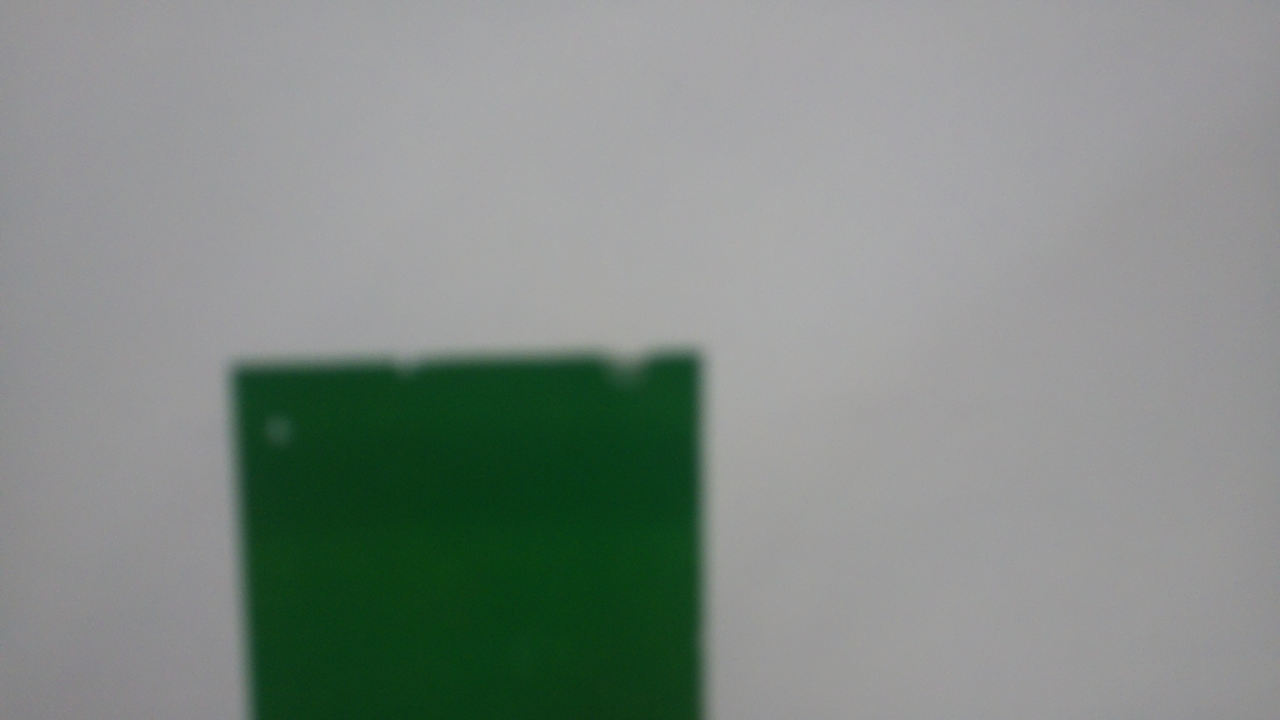
#> input picture fotos/1.04.2026.png, 1280 x 720 px, given in place of the camera
$ python teste1.py
#> lines starting #> are read from the running program, lines starting #| are printed output that depends on the picture; after the words box and inside, x2 and y2 are one past the last pixel; in counts of white or black regions, pixels touching at a corner belong together
import cv2
import numpy as np
import time

class DetectorVitimas:
    def __init__(self):
        # Definição dos limites HSV (ajustar na calibração no dia)
        self.cores = {
            "VERMELHO": {
                "baixo1": np.array([0, 150, 70]), "alto1": np.array([10, 255, 255]),
                "baixo2": np.array([170, 150, 70]), "alto2": np.array([180, 255, 255]),
                "kits": 2 # Regra 5.6.5.b.i [cite: 631]
            },
            "AMARELO": {
                "baixo": np.array([20, 100, 100]), "alto": np.array([30, 255, 255]),
                "kits": 1 # Regra 5.6.5.b.ii [cite: 632]
            },
            "VERDE": {
                "baixo": np.array([40, 70, 70]), "alto": np.array([80, 255, 255]),
                "kits": 0 # Regra 5.6.5.b.iii [cite: 633]
            }
        }

    def processar_frame(self, frame):
        hsv = cv2.cvtColor(frame, cv2.COLOR_BGR2HSV)

        for nome, limites in self.cores.items():
            if nome == "VERMELHO":
                mask = cv2.add(cv2.inRange(hsv, limites["baixo1"], limites["alto1"]),
                               cv2.inRange(hsv, limites["baixo2"], limites["alto2"]))
            else:
                mask = cv2.inRange(hsv, limites["baixo"], limites["alto"])

            # Filtro morfológico para remover ruído
            mask = cv2.morphologyEx(mask, cv2.MORPH_OPEN, np.ones((5,5), np.uint8))
            contornos, _ = cv2.findContours(mask, cv2.RETR_EXTERNAL, cv2.CHAIN_APPROX_SIMPLE)

            for c in contornos:
                area = cv2.contourArea(c)
                if area > 1000: # Ajustar conforme a distância da câmera
                    return nome, limites["kits"]
        return None, 0

print("Iniciando camera")
# Inicia a câmera e define a resolução de imagem
cap = cv2.VideoCapture(0)
cap.set(cv2.CAP_PROP_FRAME_WIDTH, 320)
cap.set(cv2.CAP_PROP_FRAME_HEIGHT, 240)
print("Camera iniciada")

detector = DetectorVitimas()

while True:
    sucesso, frame = cap.read()
#> frame is the input picture: shape (720, 1280, 3); mean B, G, R 133.4, 139.2, 130.5

    nome, kits = detector.processar_frame(frame)
#> in processar_frame, `hsv = cv2.cvtColor(frame, cv2.COLOR_BGR2HSV)`: hsv: shape (720, 1280, 3); mean H, S, V 89.4, 38.8, 140.4
#> the loop in processar_frame, `for nome, limites in self.cores.items():` made 3 passes
#> pass 3, in processar_frame, `mask = cv2.inRange(hsv, limites["baixo"], limites["alto"])`:
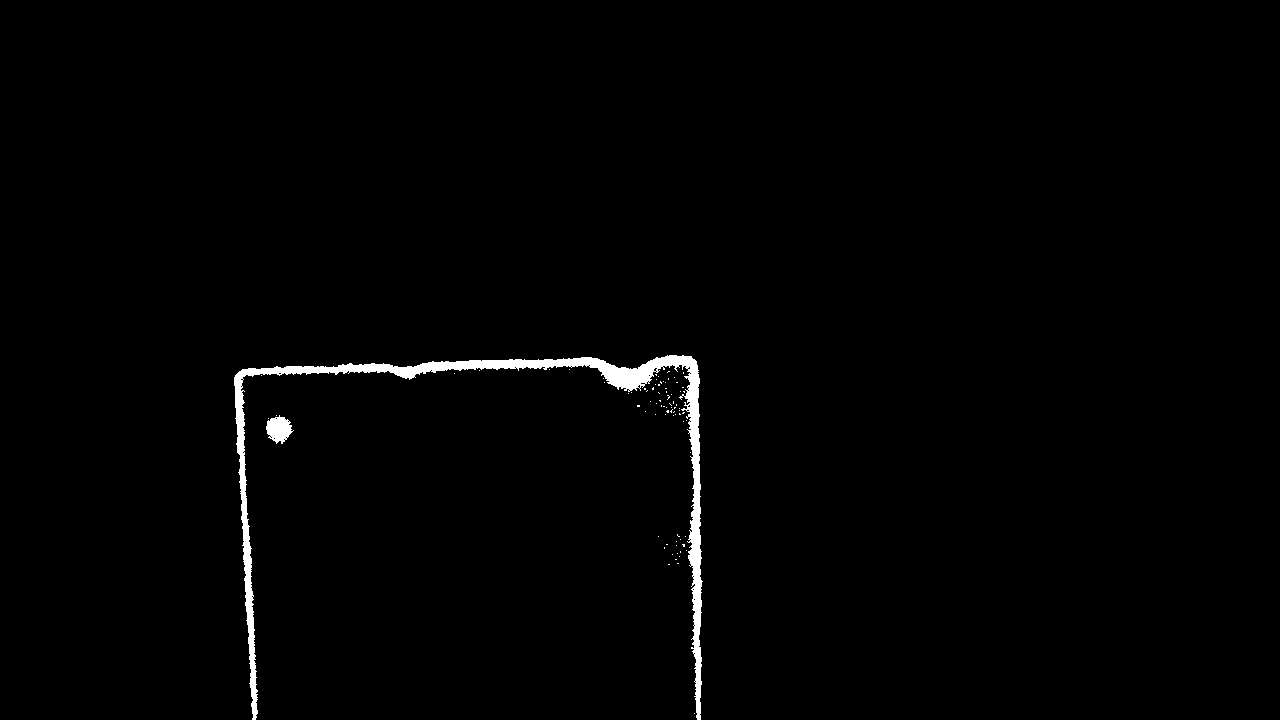
#> mask: shape (720, 1280); 1.1% white; 82 white regions (80 under 20 px), largest, box (x1, y1, x2, y2) and area: (234, 355, 703, 720) 9832, (266, 415, 294, 444) 515
#> pass 3, in processar_frame, `mask = cv2.morphologyEx(mask, cv2.MORPH_OPEN, np.ones((5,5), np.uint8))`:
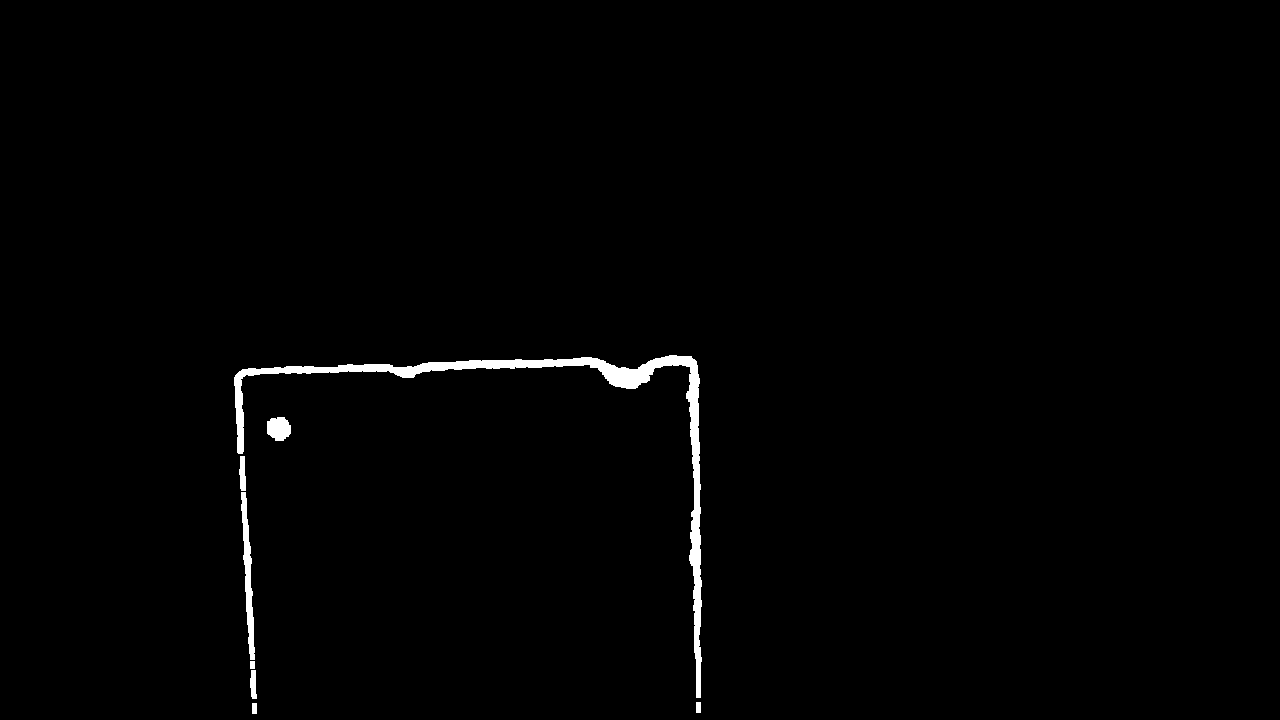
#> mask: shape (720, 1280); 1% white; 8 white regions, largest, box (x1, y1, x2, y2) and area: (234, 355, 702, 698) 7428, (241, 492, 255, 660) 1021, (267, 417, 291, 441) 460
#> nome = 'VERDE'; kits = 0
    if nome:
        print(f"Detectada a cor: {nome}")
#| Detectada a cor: VERDE


    cv2.imshow("Teste", frame)
    if cv2.waitKey(1) & 0xFF == ord('q'):
#> (key q is pressed here)
        break

$ run again, on fotos/2.04.2026.png
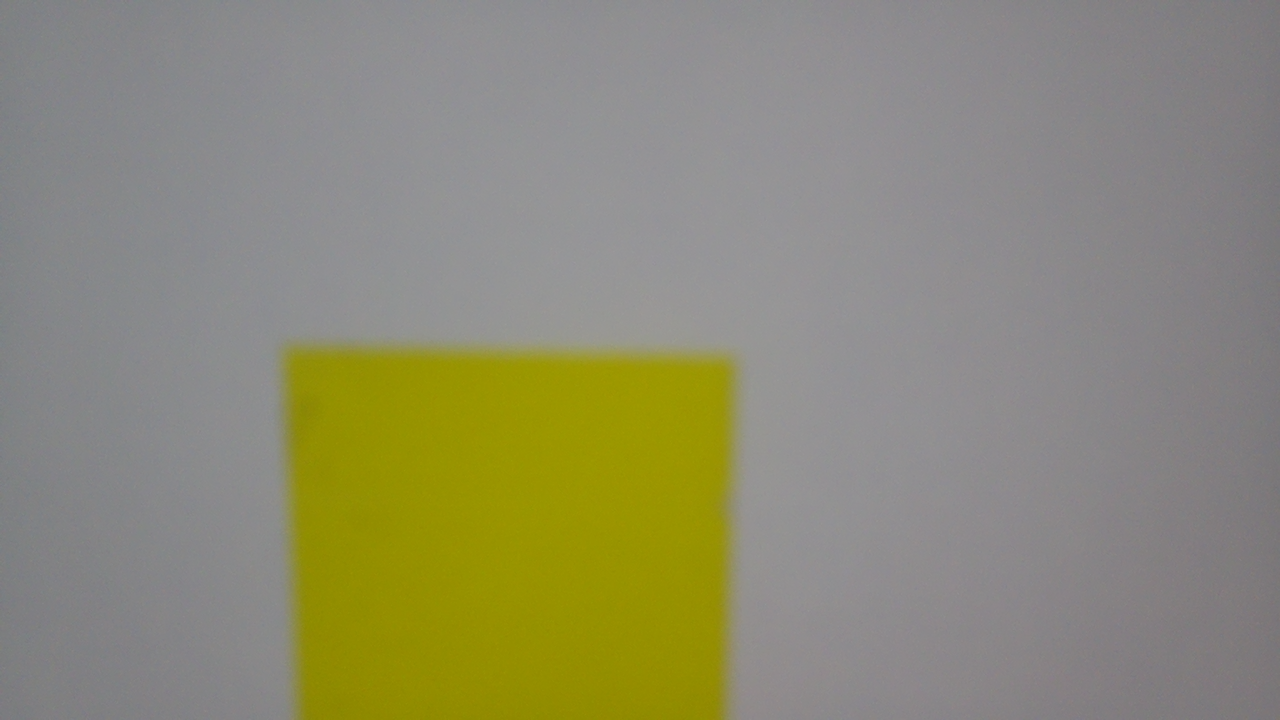
#> input picture fotos/2.04.2026.png, 1280 x 720 px, given in place of the camera
#> frame is the input picture: shape (720, 1280, 3); mean B, G, R 115.4, 139, 140.7
#> hsv: shape (720, 1280, 3); mean H, S, V 100.8, 49.4, 142.1
#> the loop in processar_frame, `for nome, limites in self.cores.items():` made 2 passes
#> pass 2, in processar_frame, `mask = cv2.inRange(hsv, limites["baixo"], limites["alto"])`:
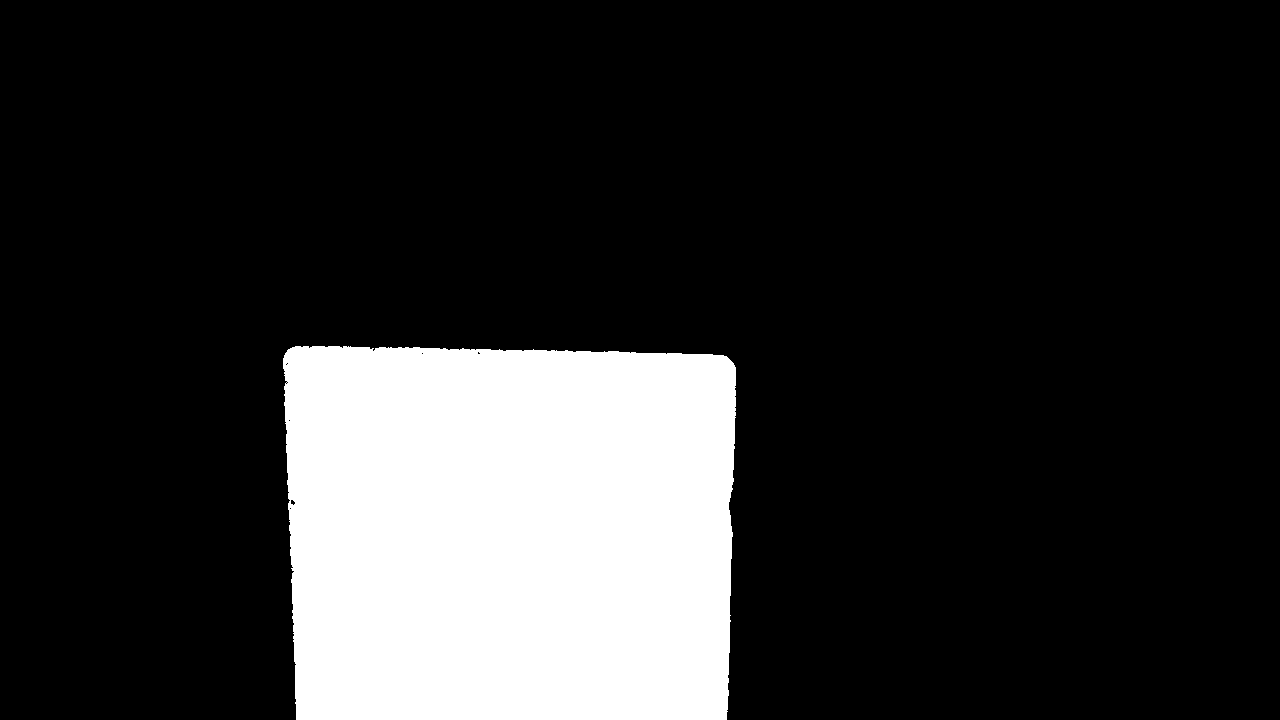
#> mask: shape (720, 1280); 17.7% white; 1 white region, box (x1, y1, x2, y2) and area: (283, 346, 736, 720) 163489
#> nome = 'AMARELO'; kits = 1
#| Detectada a cor: AMARELO

$ run again, on fotos/3.04.2026.png
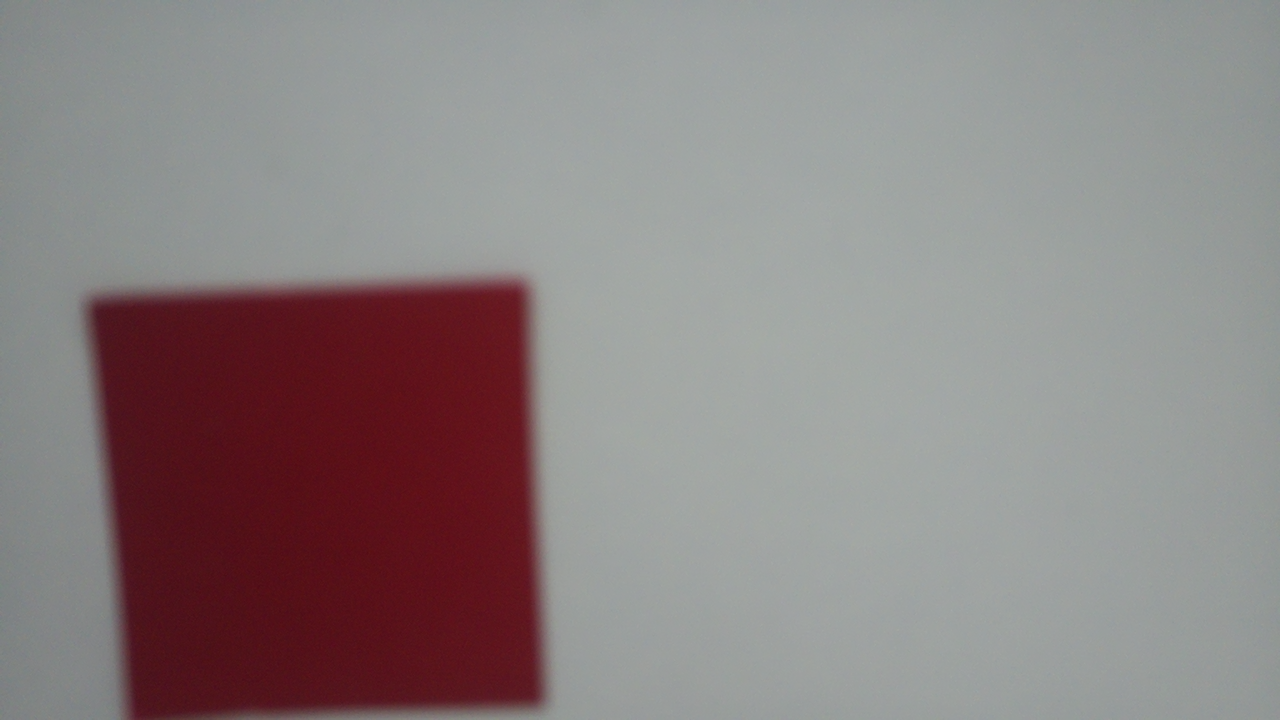
#> input picture fotos/3.04.2026.png, 1280 x 720 px, given in place of the camera
#> frame is the input picture: shape (720, 1280, 3); mean B, G, R 130.4, 130, 139.9
#> hsv: shape (720, 1280, 3); mean H, S, V 98.8, 45, 143.7
#> the loop in processar_frame, `for nome, limites in self.cores.items():` made 1 pass
#> pass 1, in processar_frame, `mask = cv2.add(cv2.inRange(hsv, limites["baixo1"], limites["alto1"]), ..`:
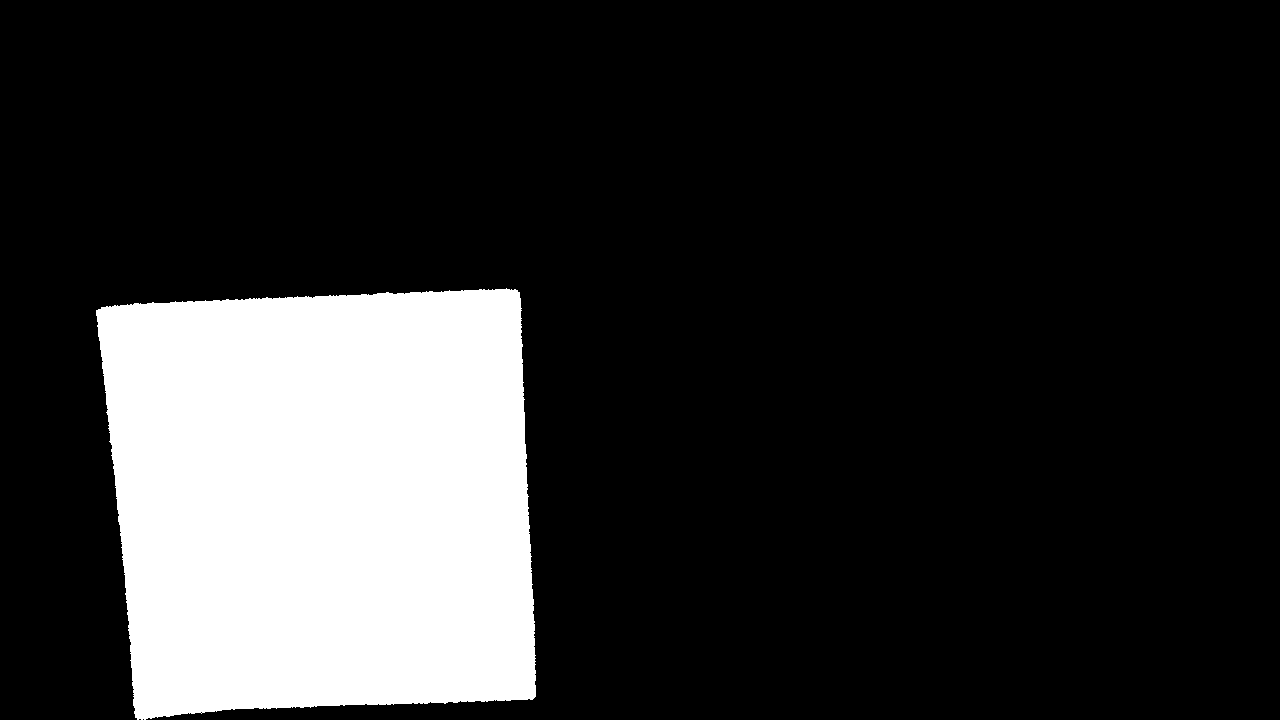
#> mask: shape (720, 1280); 18.4% white; 1 white region, box (x1, y1, x2, y2) and area: (96, 288, 536, 720) 169140
#> nome = 'VERMELHO'; kits = 2
#| Detectada a cor: VERMELHO
